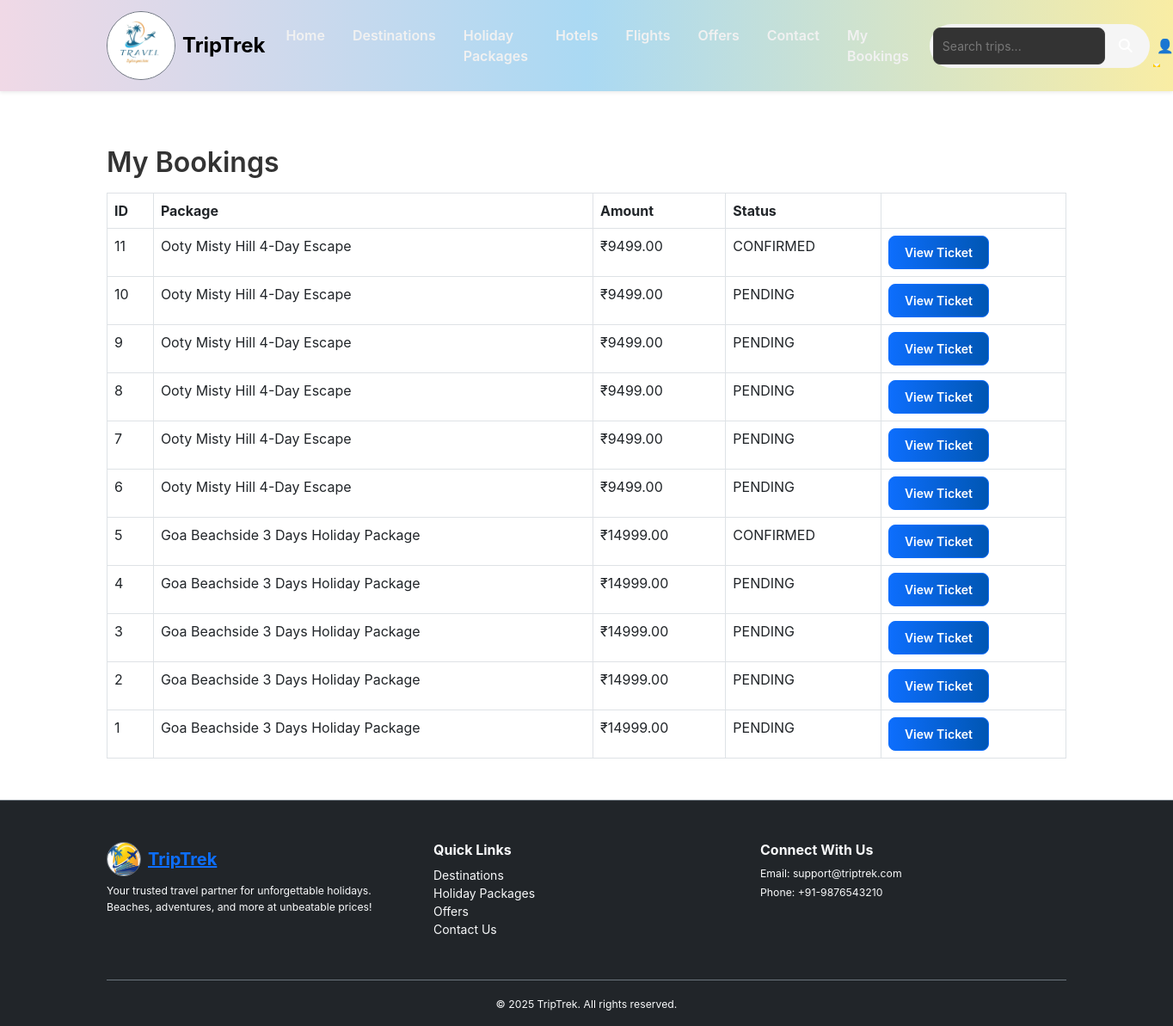
The page /bookings/ (signed in) on the database its author committed.
### booking/models.py (models this page shows, shortened)
class Booking(models.Model):
    STATUS_CHOICES = [
        ("PENDING", "Pending"),
        ("CONFIRMED", "Confirmed"),
        ("CANCELLED", "Cancelled"),
    ]
    user = models.ForeignKey(User, on_delete=models.CASCADE, related_name="bookings")
    package = models.ForeignKey(Package, on_delete=models.CASCADE, related_name="bookings")
    travelers = models.PositiveIntegerField(default=1)
    total_amount = models.DecimalField(max_digits=10, decimal_places=2)
    offer = models.ForeignKey(Offer, on_delete=models.SET_NULL, null=True, blank=True)
    booking_time = models.DateTimeField(auto_now_add=True)
    status = models.CharField(max_length=20, choices=STATUS_CHOICES, default="PENDING")
    offer_code = models.CharField(max_length=50, blank=True, null=True)
    qr_code = models.CharField(max_length=255, null=True, blank=True)
    ticket_pdf = models.CharField(max_length=255, null=True, blank=True)

class Package(models.Model):
    destination = models.ForeignKey(Destination, on_delete=models.CASCADE, related_name="packages")
    title = models.CharField(max_length=200)
    slug = models.SlugField(unique=True)
    short_description = models.CharField(max_length=255)
    description = models.TextField()
    price = models.DecimalField(max_digits=10, decimal_places=2)
    duration_days = models.IntegerField(default=1)
    total_slots = models.IntegerField(default=20)
    available_slots = models.IntegerField(default=20)
    start_date = models.DateField()
    end_date = models.DateField()
    cover_image = models.ImageField(upload_to="packages/", blank=True, null=True)
    created_at = models.DateTimeField(auto_now_add=True)

### booking/views.py (the view)
# urls.py: path("bookings/", views.booking_list, name="booking_list"),
@login_required
def booking_list(request):
    bookings = Booking.objects.filter(user=request.user).order_by("-booking_time")
    return render(request, "booking/booking_list.html", {"bookings": bookings})

### booking/templates/booking/booking_list.html
{% extends "booking/base.html" %}
{% block content %}
<h2>My Bookings</h2>
<table class="table table-bordered mt-3">
  <tr>
    <th>ID</th>
    <th>Package</th>
    <th>Amount</th>
    <th>Status</th>
    <th></th>
  </tr>
  {% for b in bookings %}
    <tr>
      <td>{{ b.id }}</td>
      <td>{{ b.package.title }}</td>
      <td>₹{{ b.total_amount }}</td>
      <td>{{ b.status }}</td>
      <td>
        <a href="{% url 'booking_ticket'  %}" class="btn btn-sm btn-primary">View Ticket</a>
      </td>
    </tr>
  {% endfor %}
</table>
{% endblock %}

### booking/static/css/style.css (style rules this page uses)
body { font-family: 'Inter', Arial, sans-serif; color: #333; }
h1, h2, h3, h4 { font-weight: 600; }
.btn-primary { background: linear-gradient(90deg, #0d6efd, #0056b3); color: #fff; border-radius: 8px; font-weight: 600; padding: 8px 18px; transition: all 0.3s ease; }

### rows shown on the page
Booking: id "11", package "Ooty Misty Hill 4-Day Escape", total_amount "9499.00", status "CONFIRMED"
Booking: id "10", package "Ooty Misty Hill 4-Day Escape", total_amount "9499.00", status "PENDING"
Booking: id "9", package "Ooty Misty Hill 4-Day Escape", total_amount "9499.00", status "PENDING"
Booking: id "8", package "Ooty Misty Hill 4-Day Escape", total_amount "9499.00", status "PENDING"
Booking: id "7", package "Ooty Misty Hill 4-Day Escape", total_amount "9499.00", status "PENDING"
Booking: id "6", package "Ooty Misty Hill 4-Day Escape", total_amount "9499.00", status "PENDING"
Booking: id "5", package "Goa Beachside 3 Days Holiday Package", total_amount "14999.00", status "CONFIRMED"
Booking: id "4", package "Goa Beachside 3 Days Holiday Package", total_amount "14999.00", status "PENDING"
Booking: id "3", package "Goa Beachside 3 Days Holiday Package", total_amount "14999.00", status "PENDING"
Booking: id "2", package "Goa Beachside 3 Days Holiday Package", total_amount "14999.00", status "PENDING"
Booking: id "1", package "Goa Beachside 3 Days Holiday Package", total_amount "14999.00", status "PENDING"
